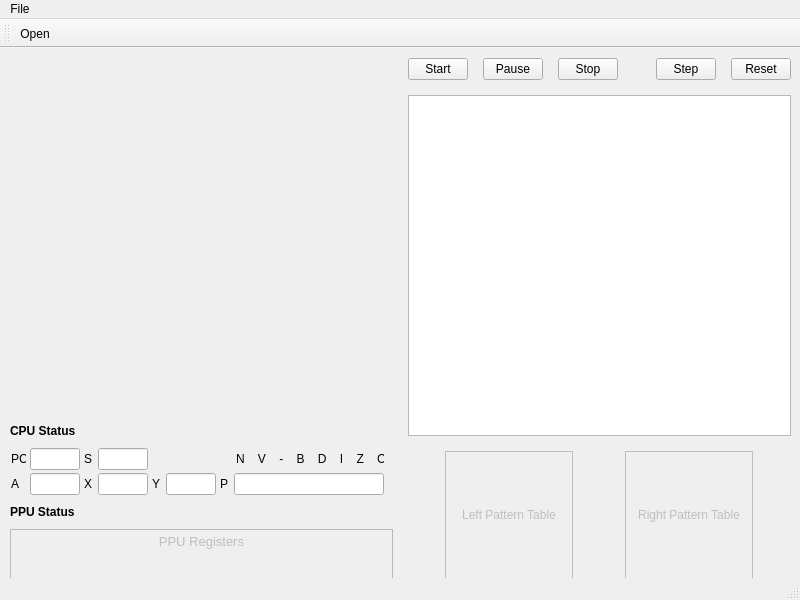
<?xml version="1.0" encoding="UTF-8"?>
<ui version="4.0">
 <class>MainWindow</class>
 <widget class="QMainWindow" name="MainWindow">
  <property name="enabled">
   <bool>true</bool>
  </property>
  <property name="geometry">
   <rect>
    <x>0</x>
    <y>0</y>
    <width>800</width>
    <height>600</height>
   </rect>
  </property>
  <property name="minimumSize">
   <size>
    <width>800</width>
    <height>600</height>
   </size>
  </property>
  <property name="baseSize">
   <size>
    <width>800</width>
    <height>600</height>
   </size>
  </property>
  <property name="windowTitle">
   <string>MainWindow</string>
  </property>
  <widget class="QWidget" name="centralwidget">
   <widget class="QWidget" name="horizontalLayoutWidget">
    <property name="geometry">
     <rect>
      <x>10</x>
      <y>10</y>
      <width>781</width>
      <height>521</height>
     </rect>
    </property>
    <layout class="QHBoxLayout" name="mainLayout">
     <property name="spacing">
      <number>15</number>
     </property>
     <item>
      <layout class="QVBoxLayout" name="screenLayout">
       <property name="spacing">
        <number>10</number>
       </property>
       <property name="sizeConstraint">
        <enum>QLayout::SetMaximumSize</enum>
       </property>
       <item>
        <widget class="QLabel" name="screen">
         <property name="sizePolicy">
          <sizepolicy hsizetype="Expanding" vsizetype="Preferred">
           <horstretch>0</horstretch>
           <verstretch>0</verstretch>
          </sizepolicy>
         </property>
         <property name="text">
          <string/>
         </property>
         <property name="alignment">
          <set>Qt::AlignCenter</set>
         </property>
        </widget>
       </item>
       <item>
        <layout class="QVBoxLayout" name="cpuStatusLayout">
         <item>
          <widget class="QLabel" name="cpuStatus">
           <property name="sizePolicy">
            <sizepolicy hsizetype="Preferred" vsizetype="Fixed">
             <horstretch>0</horstretch>
             <verstretch>0</verstretch>
            </sizepolicy>
           </property>
           <property name="font">
            <font>
             <bold>true</bold>
            </font>
           </property>
           <property name="text">
            <string>CPU Status</string>
           </property>
          </widget>
         </item>
         <item>
          <layout class="QGridLayout" name="cpuRegisterLayout">
           <property name="spacing">
            <number>3</number>
           </property>
           <item row="1" column="2">
            <widget class="QLabel" name="cpuXName">
             <property name="sizePolicy">
              <sizepolicy hsizetype="Fixed" vsizetype="Fixed">
               <horstretch>0</horstretch>
               <verstretch>0</verstretch>
              </sizepolicy>
             </property>
             <property name="minimumSize">
              <size>
               <width>10</width>
               <height>0</height>
              </size>
             </property>
             <property name="maximumSize">
              <size>
               <width>10</width>
               <height>16777215</height>
              </size>
             </property>
             <property name="text">
              <string>X</string>
             </property>
            </widget>
           </item>
           <item row="1" column="1">
            <widget class="QLineEdit" name="cpuA">
             <property name="sizePolicy">
              <sizepolicy hsizetype="Fixed" vsizetype="Fixed">
               <horstretch>0</horstretch>
               <verstretch>0</verstretch>
              </sizepolicy>
             </property>
             <property name="minimumSize">
              <size>
               <width>50</width>
               <height>0</height>
              </size>
             </property>
             <property name="maximumSize">
              <size>
               <width>50</width>
               <height>16777215</height>
              </size>
             </property>
             <property name="readOnly">
              <bool>true</bool>
             </property>
            </widget>
           </item>
           <item row="1" column="5">
            <widget class="QLineEdit" name="cpuY">
             <property name="sizePolicy">
              <sizepolicy hsizetype="Fixed" vsizetype="Fixed">
               <horstretch>0</horstretch>
               <verstretch>0</verstretch>
              </sizepolicy>
             </property>
             <property name="minimumSize">
              <size>
               <width>50</width>
               <height>0</height>
              </size>
             </property>
             <property name="maximumSize">
              <size>
               <width>50</width>
               <height>16777215</height>
              </size>
             </property>
             <property name="readOnly">
              <bool>true</bool>
             </property>
            </widget>
           </item>
           <item row="1" column="4">
            <widget class="QLabel" name="cpuYName">
             <property name="sizePolicy">
              <sizepolicy hsizetype="Fixed" vsizetype="Fixed">
               <horstretch>0</horstretch>
               <verstretch>0</verstretch>
              </sizepolicy>
             </property>
             <property name="minimumSize">
              <size>
               <width>10</width>
               <height>0</height>
              </size>
             </property>
             <property name="maximumSize">
              <size>
               <width>10</width>
               <height>16777215</height>
              </size>
             </property>
             <property name="text">
              <string>Y</string>
             </property>
            </widget>
           </item>
           <item row="1" column="7">
            <widget class="QLineEdit" name="cpuP">
             <property name="sizePolicy">
              <sizepolicy hsizetype="Preferred" vsizetype="Fixed">
               <horstretch>0</horstretch>
               <verstretch>0</verstretch>
              </sizepolicy>
             </property>
             <property name="minimumSize">
              <size>
               <width>150</width>
               <height>0</height>
              </size>
             </property>
             <property name="maximumSize">
              <size>
               <width>150</width>
               <height>16777215</height>
              </size>
             </property>
             <property name="text">
              <string/>
             </property>
             <property name="alignment">
              <set>Qt::AlignLeading|Qt::AlignLeft|Qt::AlignVCenter</set>
             </property>
             <property name="readOnly">
              <bool>true</bool>
             </property>
            </widget>
           </item>
           <item row="1" column="6">
            <widget class="QLabel" name="cpuPName">
             <property name="sizePolicy">
              <sizepolicy hsizetype="Fixed" vsizetype="Fixed">
               <horstretch>0</horstretch>
               <verstretch>0</verstretch>
              </sizepolicy>
             </property>
             <property name="minimumSize">
              <size>
               <width>10</width>
               <height>0</height>
              </size>
             </property>
             <property name="maximumSize">
              <size>
               <width>10</width>
               <height>15</height>
              </size>
             </property>
             <property name="text">
              <string>P</string>
             </property>
            </widget>
           </item>
           <item row="1" column="0">
            <widget class="QLabel" name="cpuAName">
             <property name="sizePolicy">
              <sizepolicy hsizetype="Fixed" vsizetype="Fixed">
               <horstretch>0</horstretch>
               <verstretch>0</verstretch>
              </sizepolicy>
             </property>
             <property name="minimumSize">
              <size>
               <width>15</width>
               <height>0</height>
              </size>
             </property>
             <property name="maximumSize">
              <size>
               <width>15</width>
               <height>16777215</height>
              </size>
             </property>
             <property name="text">
              <string>A</string>
             </property>
            </widget>
           </item>
           <item row="1" column="3">
            <widget class="QLineEdit" name="cpuX">
             <property name="sizePolicy">
              <sizepolicy hsizetype="Fixed" vsizetype="Fixed">
               <horstretch>0</horstretch>
               <verstretch>0</verstretch>
              </sizepolicy>
             </property>
             <property name="minimumSize">
              <size>
               <width>50</width>
               <height>0</height>
              </size>
             </property>
             <property name="maximumSize">
              <size>
               <width>50</width>
               <height>16777215</height>
              </size>
             </property>
             <property name="readOnly">
              <bool>true</bool>
             </property>
            </widget>
           </item>
           <item row="0" column="0">
            <widget class="QLabel" name="cpuPCName">
             <property name="sizePolicy">
              <sizepolicy hsizetype="Fixed" vsizetype="Fixed">
               <horstretch>0</horstretch>
               <verstretch>0</verstretch>
              </sizepolicy>
             </property>
             <property name="minimumSize">
              <size>
               <width>15</width>
               <height>0</height>
              </size>
             </property>
             <property name="maximumSize">
              <size>
               <width>15</width>
               <height>16777215</height>
              </size>
             </property>
             <property name="text">
              <string>PC</string>
             </property>
            </widget>
           </item>
           <item row="0" column="2">
            <widget class="QLabel" name="cpuSName">
             <property name="sizePolicy">
              <sizepolicy hsizetype="Fixed" vsizetype="Fixed">
               <horstretch>0</horstretch>
               <verstretch>0</verstretch>
              </sizepolicy>
             </property>
             <property name="minimumSize">
              <size>
               <width>10</width>
               <height>0</height>
              </size>
             </property>
             <property name="maximumSize">
              <size>
               <width>10</width>
               <height>16777215</height>
              </size>
             </property>
             <property name="text">
              <string>S</string>
             </property>
            </widget>
           </item>
           <item row="0" column="1">
            <widget class="QLineEdit" name="cpuPC">
             <property name="sizePolicy">
              <sizepolicy hsizetype="Fixed" vsizetype="Fixed">
               <horstretch>0</horstretch>
               <verstretch>0</verstretch>
              </sizepolicy>
             </property>
             <property name="minimumSize">
              <size>
               <width>50</width>
               <height>0</height>
              </size>
             </property>
             <property name="maximumSize">
              <size>
               <width>50</width>
               <height>16777215</height>
              </size>
             </property>
             <property name="readOnly">
              <bool>true</bool>
             </property>
            </widget>
           </item>
           <item row="0" column="7">
            <widget class="QLabel" name="cpuPHeader">
             <property name="sizePolicy">
              <sizepolicy hsizetype="Fixed" vsizetype="Fixed">
               <horstretch>0</horstretch>
               <verstretch>0</verstretch>
              </sizepolicy>
             </property>
             <property name="minimumSize">
              <size>
               <width>150</width>
               <height>0</height>
              </size>
             </property>
             <property name="maximumSize">
              <size>
               <width>150</width>
               <height>16777215</height>
              </size>
             </property>
             <property name="text">
              <string>N    V    -    B    D    I    Z    C</string>
             </property>
             <property name="alignment">
              <set>Qt::AlignLeading|Qt::AlignLeft|Qt::AlignVCenter</set>
             </property>
             <property name="indent">
              <number>2</number>
             </property>
            </widget>
           </item>
           <item row="0" column="3">
            <widget class="QLineEdit" name="cpuS">
             <property name="sizePolicy">
              <sizepolicy hsizetype="Fixed" vsizetype="Fixed">
               <horstretch>0</horstretch>
               <verstretch>0</verstretch>
              </sizepolicy>
             </property>
             <property name="minimumSize">
              <size>
               <width>50</width>
               <height>0</height>
              </size>
             </property>
             <property name="maximumSize">
              <size>
               <width>50</width>
               <height>16777215</height>
              </size>
             </property>
             <property name="readOnly">
              <bool>true</bool>
             </property>
            </widget>
           </item>
          </layout>
         </item>
        </layout>
       </item>
       <item>
        <layout class="QVBoxLayout" name="ppuStatusLayout">
         <item>
          <widget class="QLabel" name="ppuStatus">
           <property name="sizePolicy">
            <sizepolicy hsizetype="Preferred" vsizetype="Fixed">
             <horstretch>0</horstretch>
             <verstretch>0</verstretch>
            </sizepolicy>
           </property>
           <property name="font">
            <font>
             <bold>true</bold>
            </font>
           </property>
           <property name="text">
            <string>PPU Status</string>
           </property>
          </widget>
         </item>
         <item>
          <widget class="QTextEdit" name="textEdit_2">
           <property name="enabled">
            <bool>false</bool>
           </property>
           <property name="sizePolicy">
            <sizepolicy hsizetype="Preferred" vsizetype="Fixed">
             <horstretch>0</horstretch>
             <verstretch>0</verstretch>
            </sizepolicy>
           </property>
           <property name="maximumSize">
            <size>
             <width>16777215</width>
             <height>50</height>
            </size>
           </property>
           <property name="html">
            <string>&lt;!DOCTYPE HTML PUBLIC &quot;-//W3C//DTD HTML 4.0//EN&quot; &quot;http://www.w3.org/TR/REC-html40/strict.dtd&quot;&gt;
&lt;html&gt;&lt;head&gt;&lt;meta name=&quot;qrichtext&quot; content=&quot;1&quot; /&gt;&lt;meta charset=&quot;utf-8&quot; /&gt;&lt;style type=&quot;text/css&quot;&gt;
p, li { white-space: pre-wrap; }
hr { height: 1px; border-width: 0; }
li.unchecked::marker { content: &quot;\2610&quot;; }
li.checked::marker { content: &quot;\2612&quot;; }
&lt;/style&gt;&lt;/head&gt;&lt;body style=&quot; font-family:'Ubuntu'; font-size:10pt; font-weight:400; font-style:normal;&quot;&gt;
&lt;p align=&quot;center&quot; style=&quot; margin-top:0px; margin-bottom:0px; margin-left:0px; margin-right:0px; -qt-block-indent:0; text-indent:0px;&quot;&gt;PPU Registers&lt;/p&gt;&lt;/body&gt;&lt;/html&gt;</string>
           </property>
          </widget>
         </item>
        </layout>
       </item>
      </layout>
     </item>
     <item>
      <layout class="QVBoxLayout" name="controlLayout">
       <item>
        <layout class="QHBoxLayout" name="horizontalLayout_2">
         <item>
          <widget class="QPushButton" name="startButton">
           <property name="sizePolicy">
            <sizepolicy hsizetype="Fixed" vsizetype="Fixed">
             <horstretch>0</horstretch>
             <verstretch>0</verstretch>
            </sizepolicy>
           </property>
           <property name="minimumSize">
            <size>
             <width>60</width>
             <height>0</height>
            </size>
           </property>
           <property name="maximumSize">
            <size>
             <width>60</width>
             <height>16777215</height>
            </size>
           </property>
           <property name="text">
            <string>Start</string>
           </property>
          </widget>
         </item>
         <item>
          <widget class="QPushButton" name="pauseButton">
           <property name="sizePolicy">
            <sizepolicy hsizetype="Fixed" vsizetype="Fixed">
             <horstretch>0</horstretch>
             <verstretch>0</verstretch>
            </sizepolicy>
           </property>
           <property name="minimumSize">
            <size>
             <width>60</width>
             <height>0</height>
            </size>
           </property>
           <property name="maximumSize">
            <size>
             <width>60</width>
             <height>16777215</height>
            </size>
           </property>
           <property name="text">
            <string>Pause</string>
           </property>
          </widget>
         </item>
         <item>
          <widget class="QPushButton" name="stopButton">
           <property name="sizePolicy">
            <sizepolicy hsizetype="Fixed" vsizetype="Fixed">
             <horstretch>0</horstretch>
             <verstretch>0</verstretch>
            </sizepolicy>
           </property>
           <property name="minimumSize">
            <size>
             <width>60</width>
             <height>0</height>
            </size>
           </property>
           <property name="maximumSize">
            <size>
             <width>60</width>
             <height>16777215</height>
            </size>
           </property>
           <property name="text">
            <string>Stop</string>
           </property>
          </widget>
         </item>
         <item>
          <spacer name="horizontalSpacer">
           <property name="orientation">
            <enum>Qt::Horizontal</enum>
           </property>
           <property name="sizeType">
            <enum>QSizePolicy::Expanding</enum>
           </property>
           <property name="sizeHint" stdset="0">
            <size>
             <width>10</width>
             <height>5</height>
            </size>
           </property>
          </spacer>
         </item>
         <item>
          <widget class="QPushButton" name="stepButton">
           <property name="sizePolicy">
            <sizepolicy hsizetype="Fixed" vsizetype="Fixed">
             <horstretch>0</horstretch>
             <verstretch>0</verstretch>
            </sizepolicy>
           </property>
           <property name="minimumSize">
            <size>
             <width>60</width>
             <height>0</height>
            </size>
           </property>
           <property name="maximumSize">
            <size>
             <width>60</width>
             <height>16777215</height>
            </size>
           </property>
           <property name="text">
            <string>Step</string>
           </property>
          </widget>
         </item>
         <item>
          <widget class="QPushButton" name="resetButton">
           <property name="sizePolicy">
            <sizepolicy hsizetype="Fixed" vsizetype="Fixed">
             <horstretch>0</horstretch>
             <verstretch>0</verstretch>
            </sizepolicy>
           </property>
           <property name="minimumSize">
            <size>
             <width>60</width>
             <height>0</height>
            </size>
           </property>
           <property name="maximumSize">
            <size>
             <width>60</width>
             <height>16777215</height>
            </size>
           </property>
           <property name="text">
            <string>Reset</string>
           </property>
          </widget>
         </item>
        </layout>
       </item>
       <item>
        <widget class="QPlainTextEdit" name="programRom">
         <property name="font">
          <font>
           <family>Monospace</family>
          </font>
         </property>
        </widget>
       </item>
       <item>
        <layout class="QGridLayout" name="ppuDebuging">
         <item row="0" column="1">
          <widget class="QLabel" name="rightPatternTable">
           <property name="enabled">
            <bool>false</bool>
           </property>
           <property name="sizePolicy">
            <sizepolicy hsizetype="Fixed" vsizetype="Fixed">
             <horstretch>128</horstretch>
             <verstretch>128</verstretch>
            </sizepolicy>
           </property>
           <property name="minimumSize">
            <size>
             <width>128</width>
             <height>128</height>
            </size>
           </property>
           <property name="maximumSize">
            <size>
             <width>128</width>
             <height>128</height>
            </size>
           </property>
           <property name="frameShape">
            <enum>QFrame::Box</enum>
           </property>
           <property name="text">
            <string>Right Pattern Table</string>
           </property>
           <property name="alignment">
            <set>Qt::AlignCenter</set>
           </property>
           <property name="margin">
            <number>2</number>
           </property>
          </widget>
         </item>
         <item row="0" column="0">
          <widget class="QLabel" name="leftPatternTable">
           <property name="enabled">
            <bool>false</bool>
           </property>
           <property name="sizePolicy">
            <sizepolicy hsizetype="Fixed" vsizetype="Fixed">
             <horstretch>128</horstretch>
             <verstretch>128</verstretch>
            </sizepolicy>
           </property>
           <property name="minimumSize">
            <size>
             <width>128</width>
             <height>128</height>
            </size>
           </property>
           <property name="maximumSize">
            <size>
             <width>128</width>
             <height>128</height>
            </size>
           </property>
           <property name="frameShape">
            <enum>QFrame::Box</enum>
           </property>
           <property name="text">
            <string>Left Pattern Table</string>
           </property>
           <property name="alignment">
            <set>Qt::AlignCenter</set>
           </property>
           <property name="margin">
            <number>2</number>
           </property>
          </widget>
         </item>
        </layout>
       </item>
      </layout>
     </item>
    </layout>
   </widget>
  </widget>
  <widget class="QMenuBar" name="menuBar">
   <property name="enabled">
    <bool>true</bool>
   </property>
   <property name="geometry">
    <rect>
     <x>0</x>
     <y>0</y>
     <width>800</width>
     <height>20</height>
    </rect>
   </property>
   <widget class="QMenu" name="menuFile">
    <property name="title">
     <string>File</string>
    </property>
    <addaction name="actionOpen"/>
   </widget>
   <addaction name="menuFile"/>
  </widget>
  <widget class="QToolBar" name="toolBar">
   <property name="windowTitle">
    <string>toolBar</string>
   </property>
   <attribute name="toolBarArea">
    <enum>TopToolBarArea</enum>
   </attribute>
   <attribute name="toolBarBreak">
    <bool>false</bool>
   </attribute>
   <addaction name="actionOpen"/>
  </widget>
  <widget class="QStatusBar" name="statusBar"/>
  <action name="actionOpen">
   <property name="text">
    <string>Open</string>
   </property>
  </action>
 </widget>
 <resources/>
 <connections/>
</ui>
